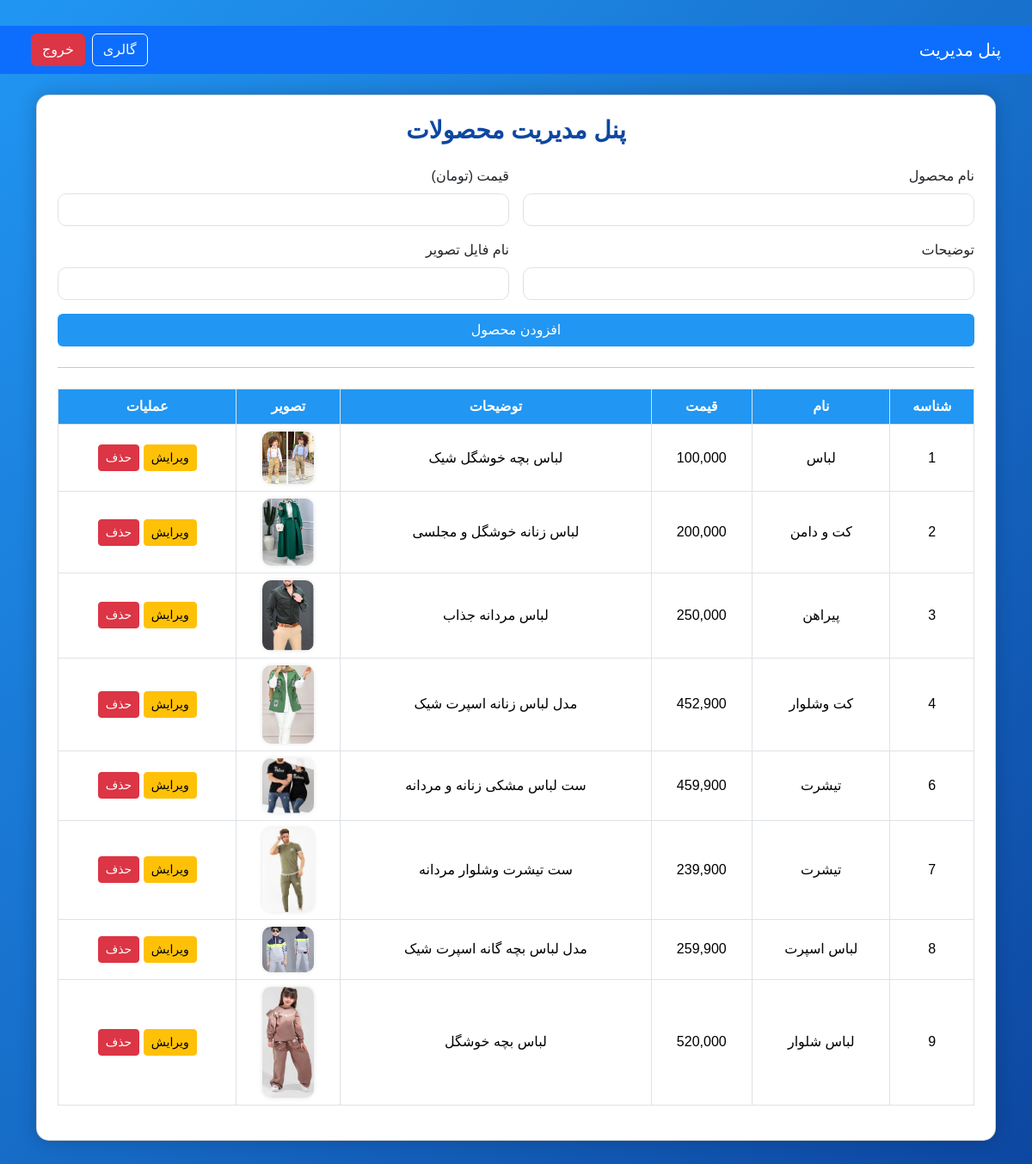
Screenshot of /products.php (signed in) with the database file from the repository.
### tables this page shows
CREATE TABLE `products` (
  `id` int(11) NOT NULL,
  `name` varchar(255) NOT NULL,
  `price` int(11) NOT NULL,
  `description` text DEFAULT NULL,
  `image` varchar(255) DEFAULT NULL
);

### products.php (the view, shortened to what this page needs)
<?php
$pdo = getDBConnection();
try {
    $stmt = $pdo->query("SELECT * FROM products");
    $products = $stmt->fetchAll(PDO::FETCH_ASSOC);
} catch (PDOException $e) {
    die("خطا در دریافت محصولات: " . $e->getMessage());
}
$edit_data = null;
?>
<!DOCTYPE html>
<html lang="fa">
<head>
  <link href="https://cdn.jsdelivr.net/npm/bootstrap@5.3.3/dist/css/bootstrap.rtl.min.css" rel="stylesheet">
</head>
<body>
<nav class="navbar navbar-expand-lg navbar-dark bg-primary px-4 mb-4">
  <div class="container-fluid">
    <span class="navbar-brand">پنل مدیریت</span>
    <div class="d-flex ms-auto">
      <a href="galary.php" class="btn btn-outline-light me-2">گالری</a>
      <form method="post" class="d-inline">
        <button type="submit" name="logout" class="btn btn-danger">خروج</button>
      </form>
    </div>
  </div>
</nav>
<div class="container">
  <div class="card p-4 bg-white">
    <h3 class="text-center mb-4">پنل مدیریت محصولات</h3>
    <form action="save_product.php" method="POST">
      <div class="row g-3">
        <div class="col-md-6">
          <label class="form-label">نام محصول</label>
          <input type="text" class="form-control" name="name" required value="<?= htmlspecialchars($edit_data['name'] ?? '') ?>">
        </div>
        <div class="col-md-6">
          <label class="form-label">قیمت (تومان)</label>
          <input type="number" class="form-control" name="price" required value="<?= htmlspecialchars($edit_data['price'] ?? '') ?>">
        </div>
        <div class="col-md-6">
          <label class="form-label">توضیحات</label>
          <input type="text" class="form-control" name="description" value="<?= htmlspecialchars($edit_data['description'] ?? '') ?>">
        </div>
        <div class="col-md-6">
          <label class="form-label">نام فایل تصویر</label>
          <input type="text" class="form-control" name="image" value="<?= htmlspecialchars($edit_data['image'] ?? '') ?>">
        </div>
        <div class="col-12">
          <button type="submit" class="btn btn-custom w-100"><?= isset($edit_data) ? 'ویرایش محصول' : 'افزودن محصول' ?></button>
        </div>
      </div>
    </form>
    <hr class="my-4">
    <div class="table-responsive">
      <table class="table table-bordered text-center align-middle bg-light">
        <thead>
          <tr>
            <th>شناسه</th>
            <th>نام</th>
            <th>قیمت</th>
            <th>توضیحات</th>
            <th>تصویر</th>
            <th>عملیات</th>
          </tr>
        </thead>
        <tbody>
          <?php foreach ($products as $row): ?>
            <tr>
              <td><?= htmlspecialchars($row['id']) ?></td>
              <td><?= htmlspecialchars($row['name']) ?></td>
              <td><?= number_format($row['price']) ?></td>
              <td><?= htmlspecialchars($row['description']) ?></td>
              <td><img src="assets/<?= htmlspecialchars($row['image']) ?>" width="60" class="product-img" alt="تصویر محصول"></td>
              <td>
                <a href="products.php?edit=<?= htmlspecialchars($row['id']) ?>" class="btn btn-sm btn-warning">ویرایش</a>
                <a href="save_product.php?delete=<?= htmlspecialchars($row['id']) ?>" class="btn btn-sm btn-danger" onclick="return confirm('آیا مطمئن هستید؟')">حذف</a>
              </td>
            </tr>
          <?php endforeach; ?>
        </tbody>
      </table>
    </div>
  </div>
</div>
</body>
</html>

### products.php (style rules this page uses)
body { background: linear-gradient(135deg, #2196f3, #0d47a1); min-height: 100vh; padding: 30px 0; direction: rtl; font-family: 'Vazir', sans-serif; }
.card { border-radius: 15px; box-shadow: 0 0 20px rgba(0,0,0,0.2); overflow: hidden; }
h3 { color: #0d47a1; font-weight: bold; }
.btn-custom { background-color: #2196f3; color: white; transition: 0.3s; }
.form-control { border-radius: 10px; }
.table th { background-color: #2196f3; color: white; }
.product-img { border-radius: 10px; box-shadow: 0 0 5px rgba(0,0,0,0.1); }

### rows the page displays
products: id "1", name "لباس", price "100,000", description "لباس بچه خوشگل شیک", image (picture)
products: id "2", name "کت و دامن", price "200,000", description "لباس زنانه خوشگل و مجلسی", image (picture)
products: id "3", name "پیراهن", price "250,000", description "لباس مردانه جذاب", image (picture)
products: id "4", name "کت وشلوار", price "452,900", description "مدل لباس زنانه اسپرت شیک", image (picture)
products: id "6", name "تیشرت", price "459,900", description "ست لباس مشکی زنانه و مردانه", image (picture)
products: id "7", name "تیشرت", price "239,900", description "ست تیشرت وشلوار مردانه", image (picture)
products: id "8", name "لباس اسپرت", price "259,900", description "مدل لباس بچه گانه اسپرت شیک", image (picture)
products: id "9", name "لباس شلوار", price "520,000", description "لباس بچه خوشگل", image (picture)
